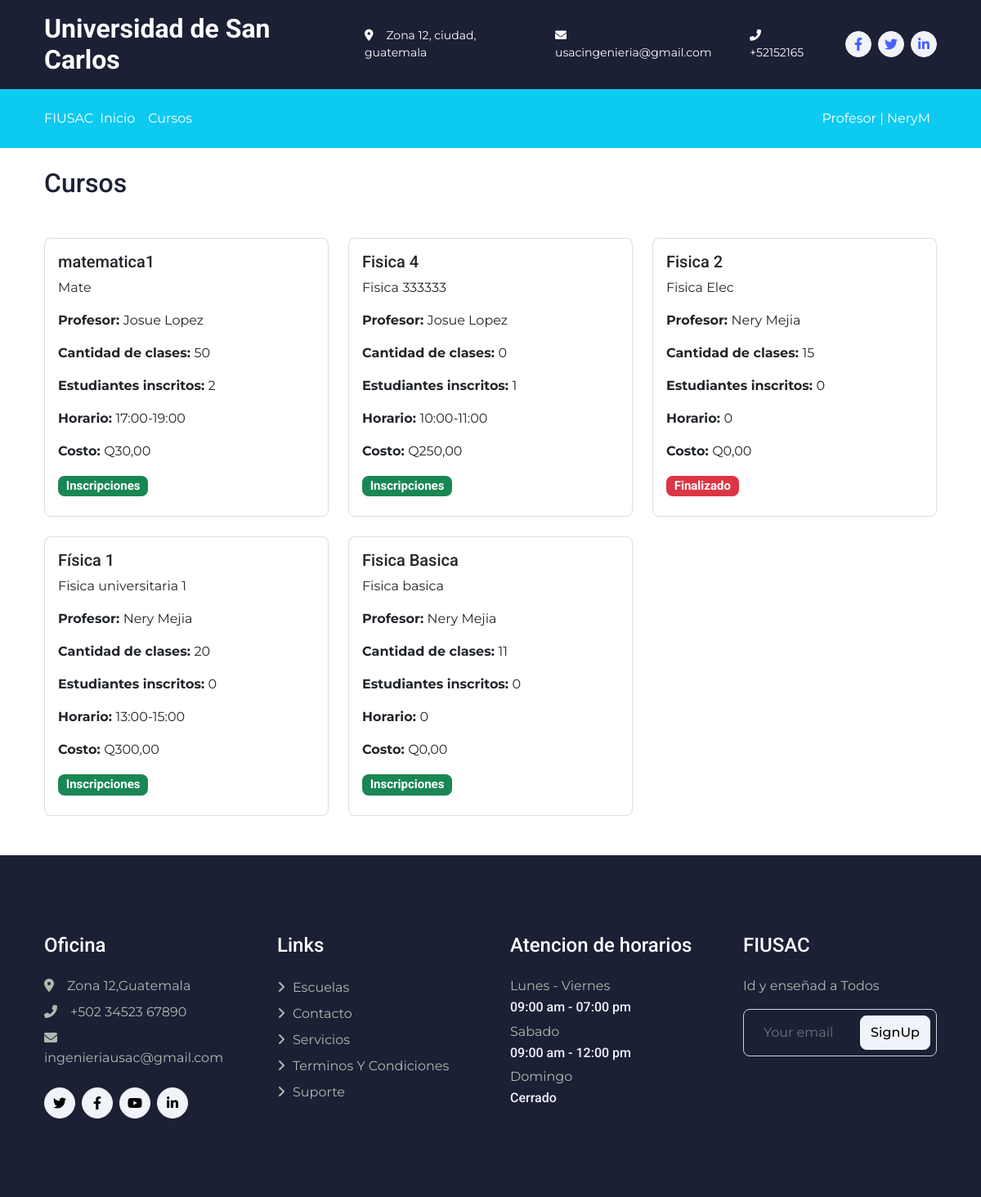
Page /courses/ (signed in) on the committed database.
### core/models.py (models this page shows, shortened)
class Course(models.Model):
    STATUS_CHOICES = (
        ('I', 'Inscripciones'),
        ('P', 'En progreso'),
        ('F', 'Finalizado'),
    )
    name = models.CharField(max_length=90, verbose_name='Nombre')
    description = models.TextField(blank=True, null=True, verbose_name='Descripción')
    teacher = models.ForeignKey(User, on_delete=models.CASCADE, limit_choices_to={'groups__name': 'profesores'}, verbose_name='Profesor')
    class_quantity = models.PositiveIntegerField(default=0, verbose_name='Cantidad de clases')
    schedule = models.CharField(max_length=11, verbose_name='Horario (HH:MM-HH:MM)')
    cost = models.DecimalField(max_digits=10, decimal_places=2, verbose_name='Costo', default=0.00)
    status = models.CharField(max_length=1, choices=STATUS_CHOICES, default='I', verbose_name='Estado')
    class Meta:
        verbose_name = 'Curso'
        verbose_name_plural = 'Cursos'

### core/views.py (the view)
# urls.py: path('courses/', CoursesView.as_view(), name='courses'),
@add_group_name_to_context
class CoursesView(TemplateView):
    template_name = 'courses.html'
    def get_context_data(self, **kwargs):
        context = super().get_context_data(**kwargs)
        courses = Course.objects.all().order_by('-id')
        student = self.request.user if self.request.user.is_authenticated else None
        for item in courses:
            if student:
                registration = Registration.objects.filter(course=item, student=student).first()
                item.is_enrolled = registration is not None
            else:
                item.is_enrolled = False
            enrollment_count = Registration.objects.filter(course=item).count()
            item.enrollment_count = enrollment_count
        context['courses'] = courses
        return context

### core/views.py (called while the page is built)
def plural_to_singular(plural):
    plural_singular = {
        "estudiantes": "estudiante",
        "profesores": "profesor",
        "preceptores": "preceptor",
        "administrativos": "administrativo",
    }
    return plural_singular.get(plural, "error")

def add_group_name_to_context(view_class):
    orginal_dispatch = view_class.dispatch
    def dispatch(self, request, *args, **kwargs):
        user = self.request.user
        group = user.groups.first()
        group_name = None
        group_name_singular = None
        if group:
                group_name = group.name
                group_name_singular = plural_to_singular(group.name)
        context={
        'group_name': group_name,
        'group_name_singular': group_name_singular
        }
        self.extra_context = context
        return orginal_dispatch(self, request, *args, **kwargs)
    view_class.dispatch = dispatch
    return view_class

### Templates/courses.html (shortened to what this page needs)
{% extends 'base.html' %}
{% block content %}
    <div class="container my-4">
        <h2>Cursos</h2>
    <div class="row row-col-1 row-cols-md-3 g-4 my-4">
        {% for course in courses %}
        <div class="col">
            <div class="card">
                <div class="card-body">
                    <h5 class="card-title">{{ course.name }}</h5>
                    <p class="card-text">{{ course.description }}</p>
                    <p class="card-text"><strong>Profesor: </strong>{{ course.teacher.first_name }} {{ course.teacher.last_name }}</p>
                    <p class="card-text"><strong>Cantidad de clases: </strong>{{ course.class_quantity }}</p>
                    <p class="card-text"><strong>Estudiantes inscritos: </strong>{{ course.enrollment_count }}</p>
                    <p class="card-text"><strong>Horario: </strong>{{ course.schedule }}</p>
                    <p class="card-text"><strong>Costo: </strong> Q{{ course.cost }}</p>
                    {% if course.status == 'F' %}
                    <h5><span class="badge bg-danger ">{{ course.get_status_display }}</span>
                    </h5>
                {% elif course.status == 'I' %}
                    <h5><span class="badge bg-success ">{{ course.get_status_display }}</span>
                    </h5>
                {% endif %}
                </div>
            </div>
        </div>
        {% endfor %}
    </div>
</div>
{% block footer %}
        {% include 'footer.html' %}
    {% endblock %}
{% endblock %}

### Templates/header.html (shortened to what this page needs)
<link rel="stylesheet" href="https://cdnjs.cloudflare.com/ajax/libs/font-awesome/6.0.0-beta3/css/all.min.css">
<div class="container-fluid bg-dark text-white d-none d-lg-flex">
    <div class="container py-3">
        <div class="d-flex align-items-center">
            <a href="" style="text-decoration: none;">
                <h2 class="text-white fw-bold m-0">Universidad de San Carlos</h2>
            </a>
            <div class="ms-auto d-flex align-items-center">
                <small class="ms-4"><i class="fa fa-map-marker-alt me-3"></i>Zona 12, ciudad, guatemala</small>
                <small class="ms-4"><i class="fa fa-envelope me-3"></i>usacingenieria@gmail.com</small>
                <small class="ms-4"><i class="fa fa-phone-alt me-3"></i>+52152165</small>
                <div class="ms-3 d-flex">
                    <a class="btn btn-sm-square btn-light text-primary rounded-circle ms-2" href=""><i
                            class="fab fa-facebook-f"></i></a>
                    <a class="btn btn-sm-square btn-light text-primary rounded-circle ms-2" href=""><i
                            class="fab fa-twitter"></i></a>
                    <a class="btn btn-sm-square btn-light text-primary rounded-circle ms-2" href=""><i
                            class="fab fa-linkedin-in"></i></a>
                </div>
            </div>
        </div>
    </div>
</div>
{% if user.is_authenticated %}
    {% if group_name == 'estudiantes' %}
        <header class="p-3 text-bg-dark bg-dark">
    {% elif group_name == 'profesores' %}
        <header class="p-3 text-bg-dark bg-info">
    {% elif group_name == 'administrativos' %}
        <header class="p-3 text-bg-dark bg-secondary">
    {% endif %}
{% else %}
    <header class="p-3 text-bg-dark ">
{% endif %}
<div class="container">
    <div class="d-flex flex-wrap align-items-center justify-content-center justify-content-lg-start">
        <a href="{% url 'home' %}" class="d-flex align-items-center mb-2 mb-lg-0 text-white text-decoration-none">
            FIUSAC
        </a>
            {% if user.is_authenticated %}
                {% if group_name == 'estudiantes' %}
                    <ul class="nav col-12 col-lg-auto me-lg-auto mb-2 justify-content-center mb-md-0 bg-dark">
                {% elif group_name == 'profesores' %}
                    <ul class="nav col-12 col-lg-auto me-lg-auto mb-2 justify-content-center mb-md-0 bg-info">
                {% elif group_name == 'administrativos' %}
                    <ul class="nav col-12 col-lg-auto me-lg-auto mb-2 justify-content-center mb-md-0 bg-secondary">
                {% endif %}
            {% else %}
                <ul class="nav col-12 col-lg-auto me-lg-auto mb-2 justify-content-center mb-md-0">
            {% endif %}
            <li><a href="{% url 'home' %}" class="nav-link px-2 text-white">Inicio</a></li>
            <li><a href="{% url 'courses' %}" class="nav-link px-2 text-white">Cursos</a></li>
        </ul>
        <div class="text-end">
                {% if user.is_authenticated %}
                    <li style="list-style-type: none;">
                    <a class="nav-link px-2 text-white" href="{% url 'profile' %}">{{ group_name_singular|capfirst }}
                    | {{ user.username }}</a>
                    </li>
                {% else %}
                    <a class="btn btn-outline-light me-2" href="{% url 'login' %}">Iniciar Sesión</a>
                    <a class="btn btn-outline-light me-2" href="{% url 'register' %}">Registrarse</a>
                {% endif %}
        </div>
    </div>
</div>
    </header>

### static/css/style.css (style rules this page uses)
:root { --primary: #4761FF; --secondary: #555555; --light: #F1F3FA; --dark: #1C2035; }
.btn { transition: .5s; font-weight: 500; }
.btn-sm-square { width: 32px; height: 32px; }
.btn-square, .btn-sm-square, .btn-lg-square { padding: 0; display: flex; align-items: center; justify-content: center; font-weight: normal; }

### rows in the picture
Course: name "matematica1", description "Mate", teacher.first_name "Josue", teacher.last_name "Lopez", class_quantity "50", enrollment_count "2", schedule "17:00-19:00", cost "30,00", status "Inscripciones"
Course: name "Fisica 4", description "Fisica 333333", teacher.first_name "Josue", teacher.last_name "Lopez", class_quantity "0", enrollment_count "1", schedule "10:00-11:00", cost "250,00", status "Inscripciones"
Course: name "Fisica 2", description "Fisica Elec", teacher.first_name "Nery", teacher.last_name "Mejia", class_quantity "15", enrollment_count "0", schedule "0", cost "0,00", status "Finalizado"
Course: name "Física 1", description "Fisica universitaria 1", teacher.first_name "Nery", teacher.last_name "Mejia", class_quantity "20", enrollment_count "0", schedule "13:00-15:00", cost "300,00", status "Inscripciones"
Course: name "Fisica Basica", description "Fisica basica", teacher.first_name "Nery", teacher.last_name "Mejia", class_quantity "11", enrollment_count "0", schedule "0", cost "0,00", status "Inscripciones"

### other values in the picture
{{ group_name_singular|capfirst }} "Profesor"
{{ user.username }} "NeryM"
